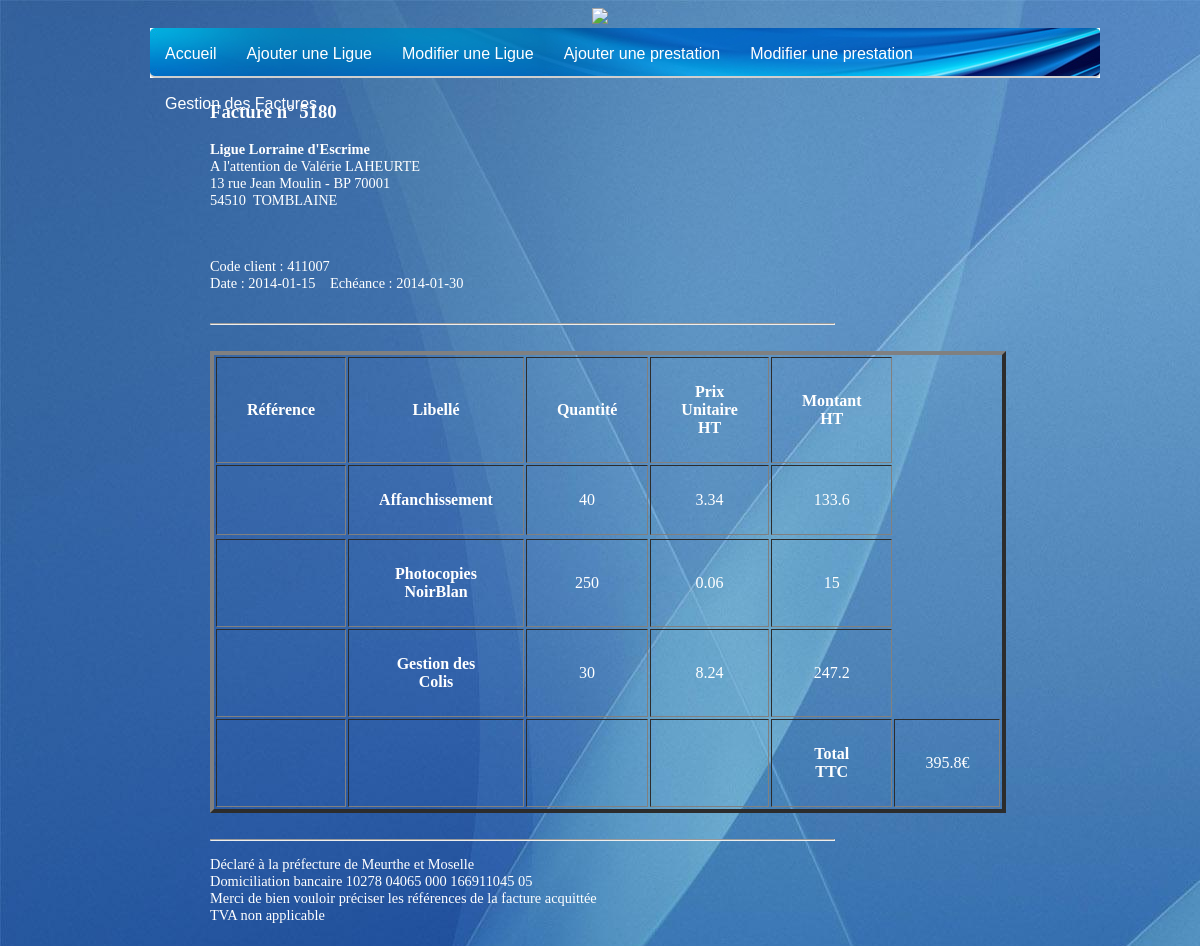
/facture.php?num=5180, run on the app's committed database.
### tables this page shows
CREATE TABLE IF NOT EXISTS `ligue` (
  `numcompte` int(11) NOT NULL,
  `intitule` varchar(30) NOT NULL,
  `nomtresorier` varchar(20) NOT NULL,
  `adrue` varchar(50) NOT NULL,
  `cp` int(5) NOT NULL,
  `ville` varchar(20) NOT NULL,
  PRIMARY KEY (`numcompte`)
);

CREATE TABLE IF NOT EXISTS `facture` (
  `numfacture` int(11) NOT NULL,
  `datefacture` date NOT NULL,
  `echeance` date NOT NULL,
  `compte_ligue` int(11) NOT NULL,
  PRIMARY KEY (`numfacture`),
  KEY `compte_ligue` (`compte_ligue`)
);

CREATE TABLE IF NOT EXISTS `ligne_facture` (
  `numfacture` int(11) NOT NULL,
  `code_prestation` int(11) NOT NULL,
  `quantite` int(11) NOT NULL,
  PRIMARY KEY (`numfacture`,`code_prestation`),
  KEY `code_prestation` (`code_prestation`)
);

CREATE TABLE IF NOT EXISTS `prestation` (
  `codepres` int(11) NOT NULL,
  `libelle` varchar(20) NOT NULL,
  `prix_unitaire` float NOT NULL,
  PRIMARY KEY (`codepres`)
);

### facture.php (the view, shortened to what this page needs)
<?php require ("config.php");?>
<!DOCTYPE html>
<html>
    <head>
    <link rel="stylesheet" href="style.css" />
    </head>
    <body>
    <?php require 'header.php'; ?>
    <?php
        if (isset($_GET['num']) && is_numeric($_GET['num'])) {
          $num = $_GET['num'];
      ?>
  	<section>
  		<article>
        <?php
          $facture = $bdd->query('SELECT * FROM facture WHERE numfacture = '.$num.'') or exit(print_r($facture->errorInfo()));
            $elementfacs = $facture->fetch();
            $ligue = $bdd->query('SELECT * FROM ligue WHERE numcompte = '.$elementfacs['compte_ligue'].'')or exit(print_r($ligue->errorInfo()));
            $elementligues = $ligue->fetch();
        ?>
        <h3>Facture n° <?php echo $num;?></h3>
        <p><strong><?php echo $elementligues['intitule']; ?></strong><br/>
        A l'attention de <?php echo $elementligues['nomtresorier']; ?><br/>
        <?php echo $elementligues['adrue'];?><br/>
        <?php echo $elementligues['cp']; ?>&nbsp;
        <?php echo $elementligues['ville']; ?><br/><br/><br/>
        </p>
        <p>Code client : <?php echo $elementfacs['compte_ligue'];?><br/>
          Date : <?php echo $elementfacs['datefacture'];?>&nbsp;&nbsp;&nbsp; Echéance : <?php echo $elementfacs['echeance'];?><br/>
        <br/>
        </p>
        <hr/><br/>
        <table border="4" align="center">
        <tr>
          <th>Référence</th>
          <th>Libellé</th>
          <th>Quantité</th>
          <th>Prix Unitaire HT</th>
          <th>Montant HT</th>
        </tr>
        <?php
          $presta = $bdd->query('SELECT * FROM prestation');
          $total = array();
          $i = 0;
          while ($elementpres = $presta->fetch())
          {
        ?>
        <tr>
          <?php
                $ligne_facture = $bdd->prepare('SELECT * FROM ligne_facture WHERE numfacture = :numfacture ORDER BY code_prestation ASC');
                $ligne_facture->execute(array(
                  'numfacture'=>$elementfacs['numfacture'],
                  )) or die(print_r($ligne_facture->errorInfo()));
                while ($lignes = $ligne_facture->fetch())
                {
                  if ($lignes['code_prestation'] == $elementpres['codepres'])
                  {
                    echo '<td>';
                    echo '</td>';
                    echo '<td>';
                    echo '<strong>'.$elementpres['libelle'].'</strong>';
                    echo '</td>';
                    echo '<td>';
                    echo $lignes['quantite'];
                    echo '</td>';
                    echo '<td>';
                    echo $elementpres['prix_unitaire'];
                    echo '</td>';
                    $quantite = $lignes['quantite'];
                    $pu = $elementpres['prix_unitaire'];
                    $resul = $quantite*$pu;
                    $total[$i] = $resul;
                    echo '<td>';
                    echo $total[$i];
                    echo '</td>';
                  }
                  $i++;
                }
              ?>
        </tr>
        <?php } ?>
        <tr><td></td><td></td><td></td><td></td><td><strong style="text-align:center;">Total TTC</strong></td><td><?php echo array_sum($total).'€'; ?></td></tr>
      </table>
      <br/><hr>
      <p>Déclaré à la préfecture de Meurthe et Moselle<br/>
      Domiciliation bancaire 10278 04065 000 166911045 05<br/>
      Merci de bien vouloir préciser les références de la facture acquittée<br/>
      TVA non applicable<br/>
      </p>
  		</article>
  	</section>
    <?php
      }else header('Location:index.php');
    ?>
    </body>
</html>

### style.css (style rules this page uses)
p { font-family: 'Bookman Old Style', 'Times New Roman', sans-serif; }
body { background: url("img/backfond.jpg"); text-align: justify; margin-left: 150px; margin-right: 150px; }
section { text-align: left; margin-left: 60px; margin-right: 200px; }
p, h1, form, label, legend #prestation_table, td, th { color: white; }
article, aside { display: inline-block; vertical-align: top; text-align: left; }
article { width: 625px; margin-right: 15px; }
article p { font-size: 0.9em; }
h3, h4 { color: white; }
#intranet td, table td { padding: 30px; }

### facture.php (style rules this page uses)
table td, table th { text-align: center; padding: 25px 30px; }

### data on the page
ligue: intitule "Ligue Lorraine d'Escrime", nomtresorier "Valérie LAHEURTE", adrue "13 rue Jean Moulin - BP 70001", cp "54510", ville "TOMBLAINE"
facture: compte_ligue "411007", datefacture "2014-01-15", echeance "2014-01-30"
ligne_facture: code_prestation.libelle "Affanchissement", quantite "40", code_prestation.prix_unitaire "3.34", i "133.6"
ligne_facture: code_prestation.libelle "Photocopies NoirBlan", quantite "250", code_prestation.prix_unitaire "0.06", i "15"
ligne_facture: code_prestation.libelle "Gestion des Colis", quantite "30", code_prestation.prix_unitaire "8.24", i "247.2"

### other printed values
$num "5180"
array_sum($total) "395.8"
